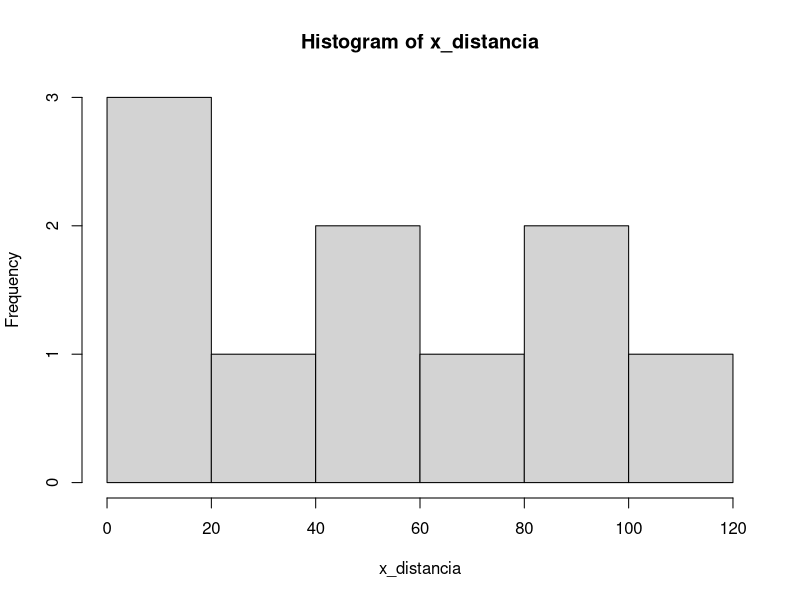
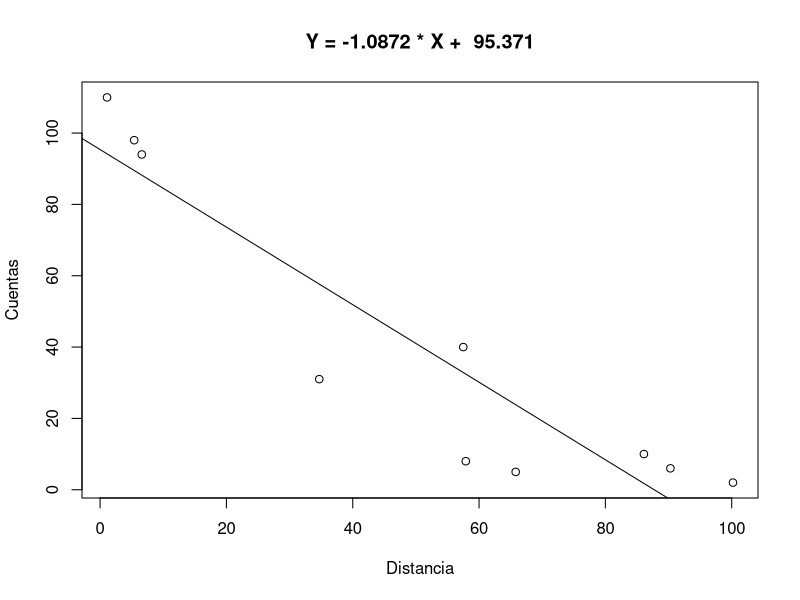
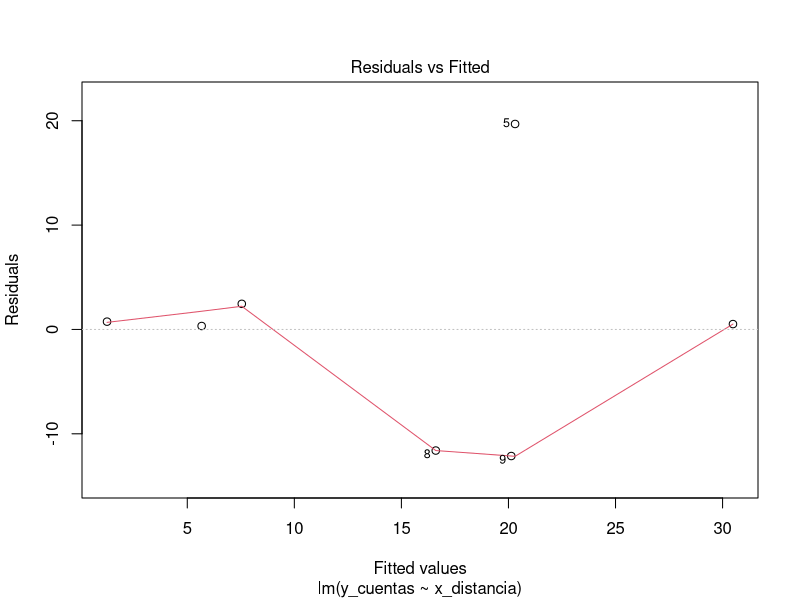
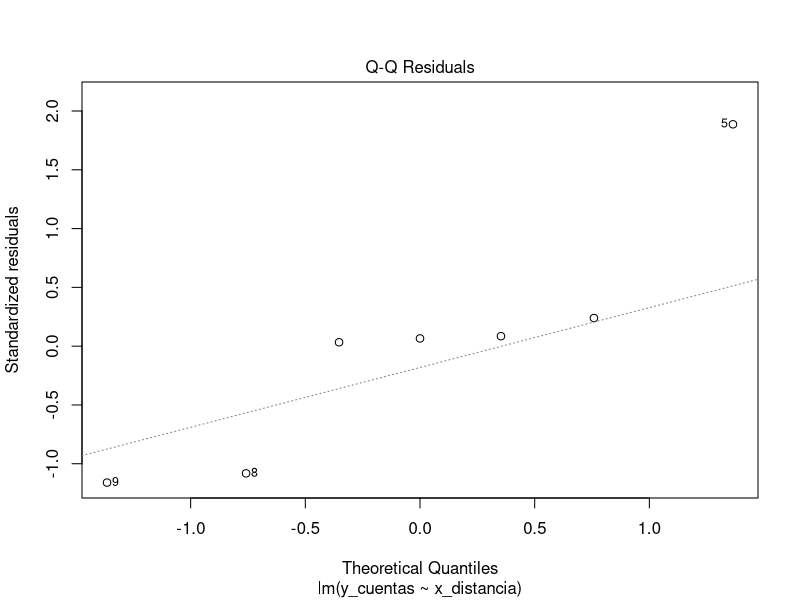
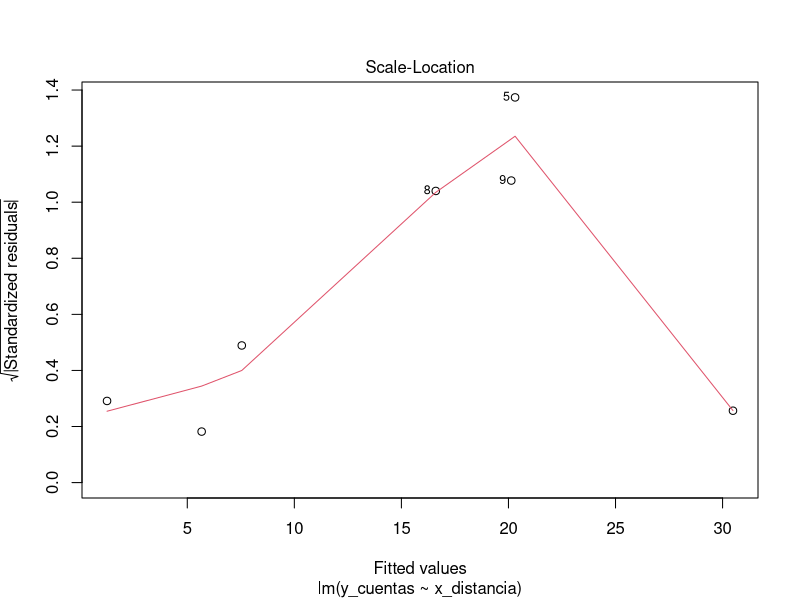
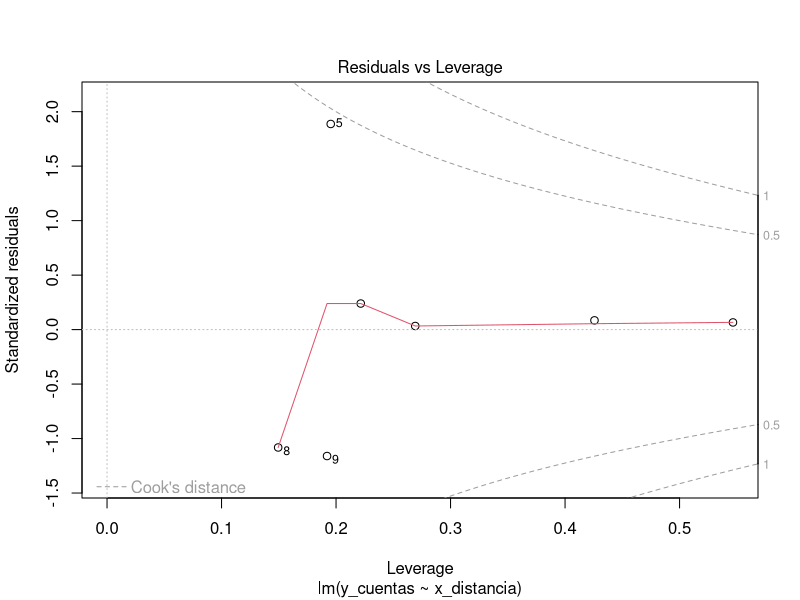
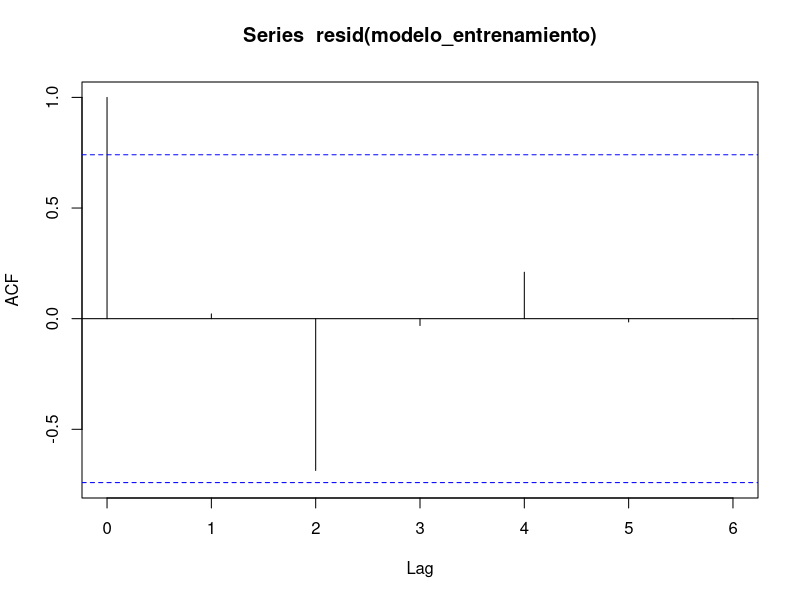

Generate these figures, in order, with R:
## ---- chunk 1
knitr::opts_chunk$set(echo = TRUE)
## ---- chunk 2
y_cuentas = c(110,2,6,98,40,94,31,5,8,10)
x_distancia = c(1.1,100.2,90.3,5.4,57.5,6.6,34.7,65.8,57.9,86.1)
## ---- chunk 3
modelo <- lm(y_cuentas ~ x_distancia)
anova(modelo)
## ---- chunk 4
hist(x_distancia)

## ---- chunk 5
shapiro.test(x_distancia)
## ---- chunk 6

xy = y_cuentas * x_distancia
xy


## ---- chunk 7
x_cuadrado <- x_distancia^2

x_cuadrado

## ---- chunk 8

tabla_datos <- data.frame(y_cuentas, x_distancia, xy, x_cuadrado)



## ---- chunk 9

library(kableExtra)
kable(tabla_datos, caption = "Tabla de Datos") %>%
  kable_styling(full_width = F)
  
## ---- chunk 10

#primer sumatorio

sum1 = sum (tabla_datos$y_cuentas)

#segundo sumatorio

sum2 =  (tabla_datos$x_distancia)

#tercer sumatorio

sum3 = (tabla_datos$xy)

#cuarto sumatorio

sum4 = (tabla_datos$x_cuadrado)


## ---- chunk 11



sum.y_cuentas <- sum(tabla_datos$y_cuentas)
sum.x_distancia <- sum(tabla_datos$x_distancia)
sum.xy <- sum(tabla_datos$xy)
sum.x_cuadrado <- sum(tabla_datos$x_cuadrado)

row.sums <- c(sum.y_cuentas,sum.x_distancia,sum.xy,sum.x_cuadrado)

tabla_datos_final <- rbind(tabla_datos, row.sums)

tabla_datos_final


## ---- chunk 12
modelo <- lm(y_cuentas ~ x_distancia)


## ---- chunk 13

plot(x_distancia, y_cuentas, main = paste("Y =", round(modelo$coefficients[2],4),"* X + ", round(modelo$coefficients[1],4)), xlab = "Distancia", ylab = "Cuentas")
abline(modelo)

## ---- chunk 14
residuos <- resid(modelo)
residuos_estandarizados <- rstandard(modelo)
residuos_estudentizados <- rstudent(modelo)
## ---- chunk 15
predict(modelo, newdata = data.frame(x_distancia = 6.6))

## ---- chunk 16
set.seed(12345)
entrenamiento <- sample(1:nrow(tabla_datos), 0.7*nrow(tabla_datos))
validacion <- setdiff(1:nrow(tabla_datos), entrenamiento)

## ---- chunk 17
modelo_entrenamiento <- lm(y_cuentas ~ x_distancia, data = tabla_datos, subset = entrenamiento)

## ---- chunk 18
summary(modelo_entrenamiento)

## ---- chunk 19
#Varianza explicada:
ssr = sum(residuos^2) 

#Varianza no explicada:
sse = sum((y_cuentas - predict(modelo))^2)

## ---- chunk 20
library(caret)
cv <- trainControl(method = "cv", number = 10)
modelo_cross <- train(y_cuentas ~ x_distancia, data = tabla_datos, method = "lm", trControl = cv)
## ---- chunk 21
influence.measures(modelo_entrenamiento)

## ---- chunk 22
plot(modelo_entrenamiento)

## ---- chunk 23
acf(resid(modelo_entrenamiento))
